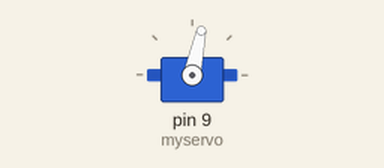
Recording of a sketch running on a simulated Arduino Uno, built with avr-gcc and run on an emulated ATmega328P. On the bench: servo.

Above: at 0.05 s.
At 12.2 s:
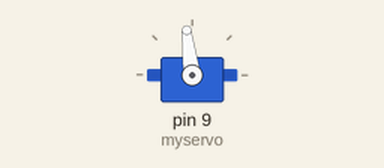
Timing chart, 0 to 15.9 s (numbered marks = the images above):
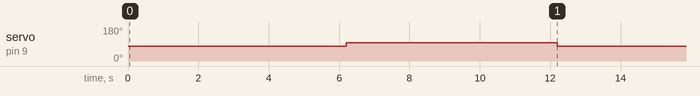

Measured:
- by itself, servo on pin 9 (myservo): alternates 97° for 6.0 s and 78° for 6.2 s

The sketch:

Sweep.ino
```cpp
/*
 *  STC 209 Final Project
 *  Annie Chen, Evan Wood, Theodor Marcu
 *  All rights reserved.
 *  Program that sweeps a continous servo back and forth
*/

#include <Servo.h>

Servo myservo;  // create servo object to control a servo
// twelve servo objects can be created on most boards

int pos = 0;    // variable to store the servo position

void setup() {
  myservo.attach(9);  // attaches the servo on pin 9 to the servo object
}

void loop() {
  myservo.write(78);
  delay(6200);
  myservo.write(97);
  delay(6000);

}
```
